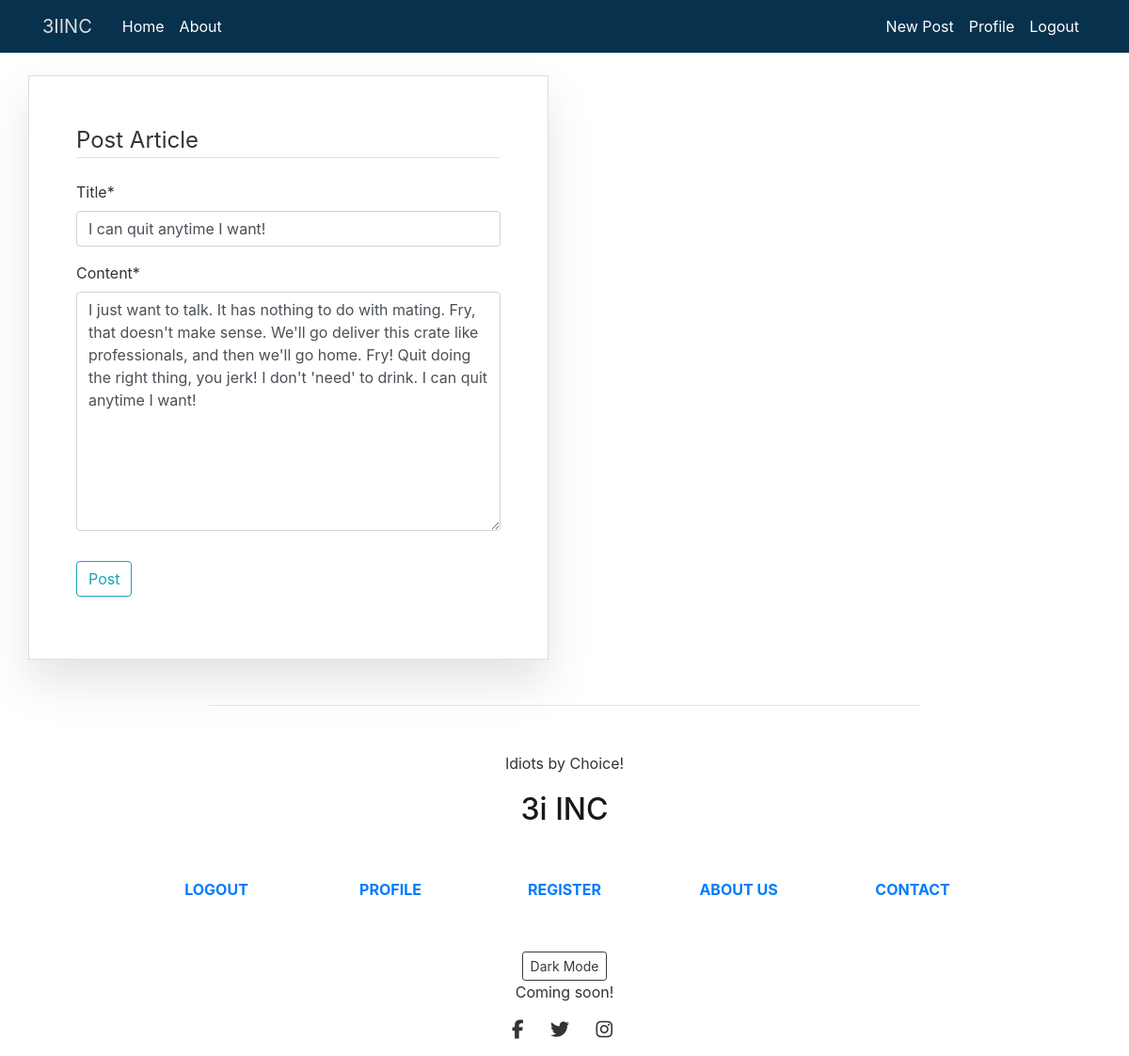
The page /post/12/update/ (signed in) on the database its author committed.
### blog/models.py (models this page shows, shortened)
class Post(models.Model):
    title = models.CharField(max_length=100)
    subtitle = models.CharField(max_length=140, default='SOME STRING')
    content = models.TextField()
    date_posted = models.DateTimeField(default=timezone.now)
    author = models.ForeignKey(User, on_delete=models.CASCADE)

### blog/views.py (the view, shortened to what this page needs)
# urls.py: path('post/<int:pk>/update/', PostUpdateView.as_view(), name="post-update"),
class PostUpdateView(LoginRequiredMixin, UserPassesTestMixin, UpdateView):
    model = Post
    fields = ['title', 'content']
    def test_func(self):
        post = self.get_object()
        if self.request.user == post.author:
            return True
        return False

### blog/templates/blog/post_form.html (shortened to what this page needs)
{% extends "blog/base.html" %}
{% load crispy_forms_tags %}
{% block content %}
    <div class="content-section-form">
        <form method="POST">
            <fieldset class="form-group">
                <legend class="border-bottom mb-4">
                    Post Article
                </legend>
                {{ form|crispy }}
            </fieldset>
            <div class="form-group">
                <button class="btn btn-outline-info" type="submit">
                    Post
                </button>
            </div>
        </form>
    </div>
{% endblock content %}

### blog/static/blog/main.css (style rules this page uses)
body { color: #333333; margin-top: 5rem; font-family: -apple-system, BlinkMacSystemFont, 'Segoe UI', Roboto, Oxygen, Ubuntu, Cantarell, 'Open Sans', 'Helvetica Neue', sans-serif; }
.content-section-form { padding: 50px; border: 1px solid #dddddd; box-shadow: 0px 25px 42px rgba(125, 123, 128, 0.2); align-items: center; justify-content: center; }

### rows shown on the page
Post: title "I can quit anytime I want!", content "I just want to talk. It has nothing to do with mating. Fry, that doesn't make sense. We'll go deliver this crate like professionals, and then we'll go home. Fry! Quit doing the right thing, you jerk! I don't 'need' to drink. I can quit anytime I want!"
